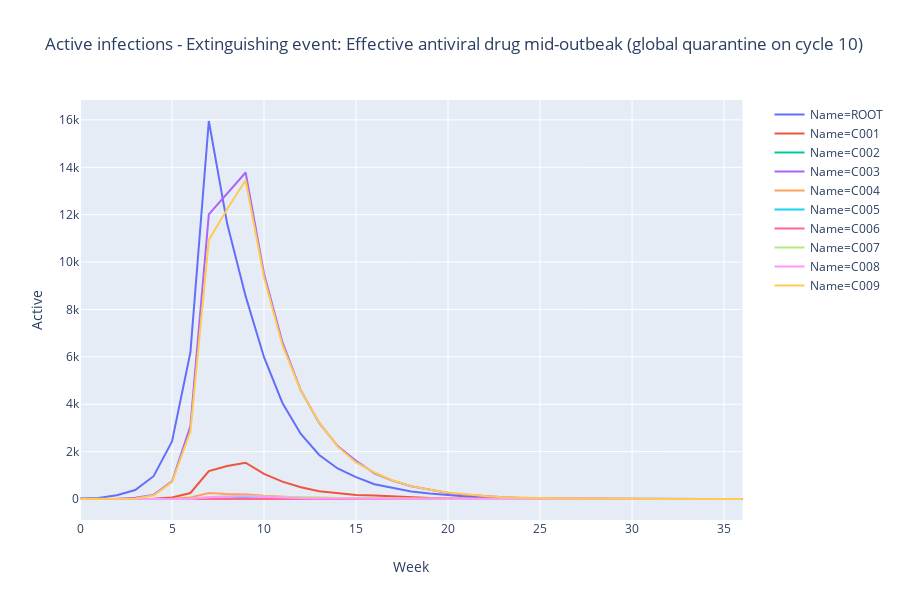
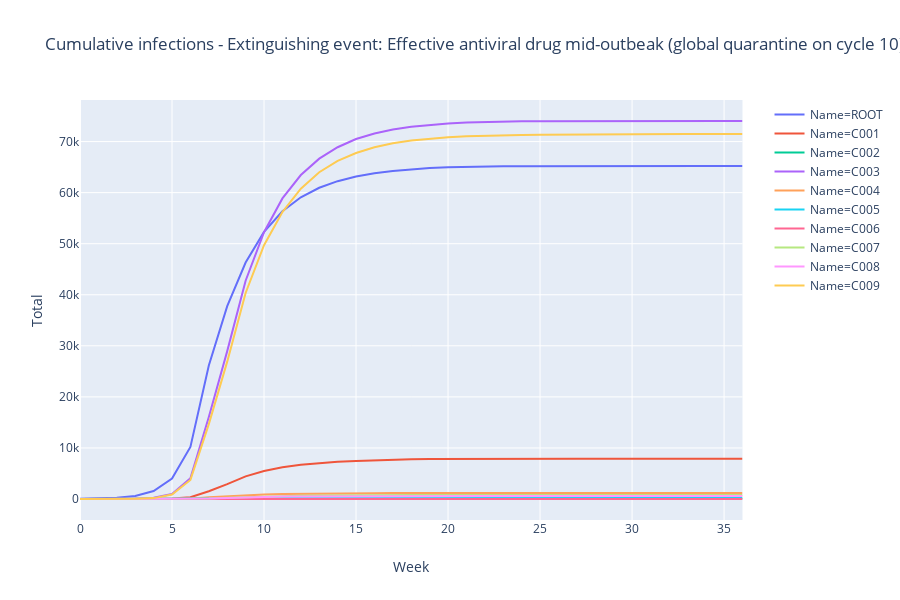
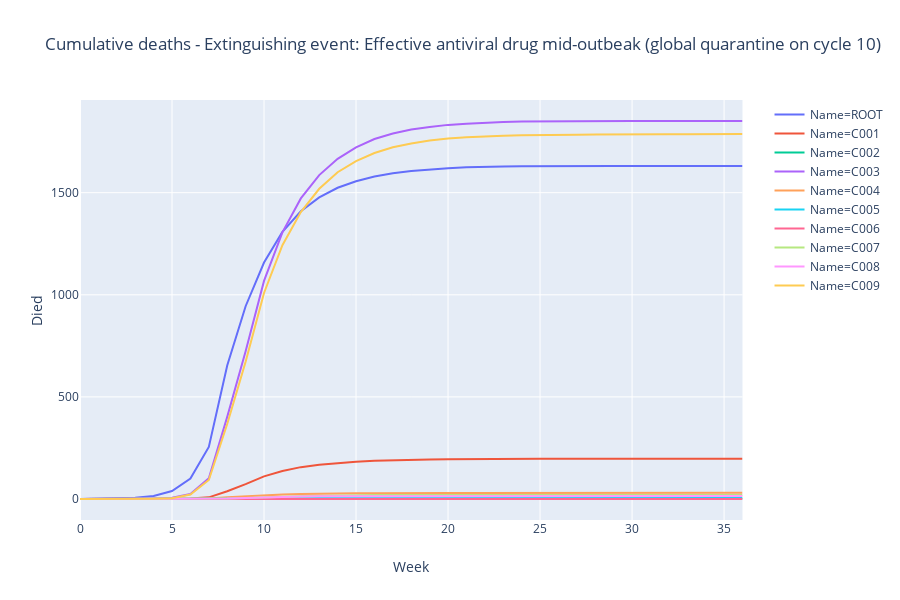

Notebook code for these charts, in order:
### Code cell
# run multi-center epidemic

# geographic parameters for pandemic model
geoParams = {"layout": "circular",        # "circular" or "linear"
             "radius": 1000.0,            # centers randomly in a circle around ROOT outbreak
             "numOthers": 9,             # number of centers simulated in addition to the ROOT where disease starts
             "distanceDecay": 80,         # probability of travel between centers = 
                                          #  exp(-1.0*distance/distanceDecay)
             "quarantineOnCycle": 10}     # -1 if no global quarantine

# epidemic parameters
epiParams = LateExtinguishing
PrintParams(epiParams)
if geoParams["quarantineOnCycle"] < 0:
    print("No global travel quarantine will be imposed")
else:
    print("Global travel quarantine will be imposed at cycle {}\n".format(geoParams["quarantineOnCycle"]))

CreateMap(epiParams, geoParams)
Pandemic(epiParams, geoParams, cycles=300)
PlotOutbreaks(centers)

### Figure 1 — Plotly figure (JSON) as saved in the notebook; plotly's stock layout.template omitted (floating-point values rounded to 4 significant figures)
{"data": [{"hoverlabel": {"namelength": 0}, "hovertemplate": "Name=ROOT<br>Week=%{x}<br>Active=%{y}", "legendgroup": "Name=ROOT", "line": {"color": "#636efa", "dash": "solid"}, "mode": "lines", "name": "Name=ROOT", "showlegend": true, "type": "scatter", "x": [0, 1, 2, 3, 4, 5, 6, 7, 8, 9, 10, 11, 12, 13, 14, 15, 16, 17, 18, 19, 20, 21, 22, 23, 24, 25, 26, 27, 28, 29, 30, 31, 32, 33, 34, 35, 36], "xaxis": "x", "y": [20, 41, 155, 380, 963, 2429, 6191, 15954, 11614, 8562, 5983, 4054, 2742, 1858, 1287, 922, 624, 465, 320, 229, 152, 106, 64, 38, 26, 19, 14, 7, 4, 3, 1, 1, 0, 0, 0, 0, 0], "yaxis": "y"}, {"hoverlabel": {"namelength": 0}, "hovertemplate": "Name=C001<br>Week=%{x}<br>Active=%{y}", "legendgroup": "Name=C001", "line": {"color": "#EF553B", "dash": "solid"}, "mode": "lines", "name": "Name=C001", "showlegend": true, "type": "scatter", "x": [0, 1, 2, 3, 4, 5, 6, 7, 8, 9, 10, 11, 12, 13, 14, 15, 16, 17, 18, 19, 20, 21, 22, 23, 24, 25, 26, 27, 28, 29, 30, 31, 32, 33, 34, 35, 36], "xaxis": "x", "y": [0, 0, 0, 3, 14, 63, 253, 1176, 1395, 1532, 1057, 731, 494, 327, 245, 173, 145, 100, 70, 41, 26, 15, 11, 7, 6, 3, 1, 1, 1, 1, 1, 2, 1, 0, 0, 0, 0], "yaxis": "y"}, {"hoverlabel": {"namelength": 0}, "hovertemplate": "Name=C002<br>Week=%{x}<br>Active=%{y}", "legendgroup": "Name=C002", "line": {"color": "#00cc96", "dash": "solid"}, "mode": "lines", "name": "Name=C002", "showlegend": true, "type": "scatter", "x": [0, 1, 2, 3, 4, 5, 6, 7, 8, 9, 10, 11, 12, 13, 14, 15, 16, 17, 18, 19, 20, 21, 22, 23, 24, 25, 26, 27, 28, 29, 30, 31, 32, 33, 34, 35, 36], "xaxis": "x", "y": [0, 0, 0, 0, 0, 0, 3, 9, 11, 10, 5, 4, 1, 0, 0, 0, 0, 0, 0, 0, 0, 0, 0, 0, 0, 0, 0, 0, 0, 0, 0, 0, 0, 0, 0, 0, 0], "yaxis": "y"}, {"hoverlabel": {"namelength": 0}, "hovertemplate": "Name=C003<br>Week=%{x}<br>Active=%{y}", "legendgroup": "Name=C003", "line": {"color": "#ab63fa", "dash": "solid"}, "mode": "lines", "name": "Name=C003", "showlegend": true, "type": "scatter", "x": [0, 1, 2, 3, 4, 5, 6, 7, 8, 9, 10, 11, 12, 13, 14, 15, 16, 17, 18, 19, 20, 21, 22, 23, 24, 25, 26, 27, 28, 29, 30, 31, 32, 33, 34, 35, 36], "xaxis": "x", "y": [0, 2, 13, 48, 173, 745, 3079, 12013, 12887, 13779, 9511, 6617, 4578, 3208, 2237, 1616, 1081, 770, 541, 385, 256, 182, 123, 71, 45, 31, 17, 10, 6, 2, 2, 1, 0, 0, 0, 0, 0], "yaxis": "y"}, {"hoverlabel": {"namelength": 0}, "hovertemplate": "Name=C004<br>Week=%{x}<br>Active=%{y}", "legendgroup": "Name=C004", "line": {"color": "#FFA15A", "dash": "solid"}, "mode": "lines", "name": "Name=C004", "showlegend": true, "type": "scatter", "x": [0, 1, 2, 3, 4, 5, 6, 7, 8, 9, 10, 11, 12, 13, 14, 15, 16, 17, 18, 19, 20, 21, 22, 23, 24, 25, 26, 27, 28, 29, 30, 31, 32, 33, 34, 35, 36], "xaxis": "x", "y": [0, 0, 0, 0, 1, 7, 63, 249, 209, 201, 142, 92, 63, 49, 33, 23, 18, 9, 6, 6, 4, 5, 5, 4, 3, 3, 2, 1, 0, 0, 0, 0, 0, 0, 0, 0, 0], "yaxis": "y"}, {"hoverlabel": {"namelength": 0}, "hovertemplate": "Name=C005<br>Week=%{x}<br>Active=%{y}", "legendgroup": "Name=C005", "line": {"color": "#19d3f3", "dash": "solid"}, "mode": "lines", "name": "Name=C005", "showlegend": true, "type": "scatter", "x": [0, 1, 2, 3, 4, 5, 6, 7, 8, 9, 10, 11, 12, 13, 14, 15, 16, 17, 18, 19, 20, 21, 22, 23, 24, 25, 26, 27, 28, 29, 30, 31, 32, 33, 34, 35, 36], "xaxis": "x", "y": [0, 0, 0, 0, 0, 0, 4, 36, 43, 41, 23, 16, 8, 4, 4, 3, 2, 1, 1, 0, 0, 0, 0, 0, 0, 0, 0, 0, 0, 0, 0, 0, 0, 0, 0, 0, 0], "yaxis": "y"}, {"hoverlabel": {"namelength": 0}, "hovertemplate": "Name=C006<br>Week=%{x}<br>Active=%{y}", "legendgroup": "Name=C006", "line": {"color": "#FF6692", "dash": "solid"}, "mode": "lines", "name": "Name=C006", "showlegend": true, "type": "scatter", "x": [0, 1, 2, 3, 4, 5, 6, 7, 8, 9, 10, 11, 12, 13, 14, 15, 16, 17, 18, 19, 20, 21, 22, 23, 24, 25, 26, 27, 28, 29, 30, 31, 32, 33, 34, 35, 36], "xaxis": "x", "y": [0, 0, 0, 0, 0, 0, 0, 0, 1, 1, 1, 2, 1, 1, 0, 0, 0, 0, 0, 0, 0, 0, 0, 0, 0, 0, 0, 0, 0, 0, 0, 0, 0, 0, 0, 0, 0], "yaxis": "y"}, {"hoverlabel": {"namelength": 0}, "hovertemplate": "Name=C007<br>Week=%{x}<br>Active=%{y}", "legendgroup": "Name=C007", "line": {"color": "#B6E880", "dash": "solid"}, "mode": "lines", "name": "Name=C007", "showlegend": true, "type": "scatter", "x": [0, 1, 2, 3, 4, 5, 6, 7, 8, 9, 10, 11, 12, 13, 14, 15, 16, 17, 18, 19, 20, 21, 22, 23, 24, 25, 26, 27, 28, 29, 30, 31, 32, 33, 34, 35, 36], "xaxis": "x", "y": [0, 0, 0, 0, 0, 2, 14, 85, 119, 140, 110, 89, 59, 51, 41, 35, 24, 15, 10, 4, 3, 1, 0, 0, 0, 0, 0, 0, 0, 0, 0, 0, 0, 0, 0, 0, 0], "yaxis": "y"}, {"hoverlabel": {"namelength": 0}, "hovertemplate": "Name=C008<br>Week=%{x}<br>Active=%{y}", "legendgroup": "Name=C008", "line": {"color": "#FF97FF", "dash": "solid"}, "mode": "lines", "name": "Name=C008", "showlegend": true, "type": "scatter", "x": [0, 1, 2, 3, 4, 5, 6, 7, 8, 9, 10, 11, 12, 13, 14, 15, 16, 17, 18, 19, 20, 21, 22, 23, 24, 25, 26, 27, 28, 29, 30, 31, 32, 33, 34, 35, 36], "xaxis": "x", "y": [0, 0, 0, 0, 0, 5, 14, 74, 97, 125, 96, 58, 33, 21, 19, 17, 14, 8, 3, 3, 2, 1, 0, 0, 0, 0, 0, 0, 0, 0, 0, 0, 0, 0, 0, 0, 0], "yaxis": "y"}, {"hoverlabel": {"namelength": 0}, "hovertemplate": "Name=C009<br>Week=%{x}<br>Active=%{y}", "legendgroup": "Name=C009", "line": {"color": "#FECB52", "dash": "solid"}, "mode": "lines", "name": "Name=C009", "showlegend": true, "type": "scatter", "x": [0, 1, 2, 3, 4, 5, 6, 7, 8, 9, 10, 11, 12, 13, 14, 15, 16, 17, 18, 19, 20, 21, 22, 23, 24, 25, 26, 27, 28, 29, 30, 31, 32, 33, 34, 35, 36], "xaxis": "x", "y": [0, 0, 3, 23, 148, 716, 2845, 10928, 12237, 13451, 9362, 6491, 4563, 3233, 2210, 1545, 1118, 780, 544, 390, 271, 195, 126, 77, 50, 41, 31, 22, 25, 15, 10, 6, 4, 4, 2, 2, 1], "yaxis": "y"}], "layout": {"height": 600, "legend": {"tracegroupgap": 0}, "title": {"text": "Active infections - Extinguishing event: Effective antiviral drug mid-outbeak (global quarantine on cycle 10)"}, "xaxis": {"anchor": "y", "domain": [0, 0.98], "title": {"text": "Week"}}, "yaxis": {"anchor": "x", "domain": [0, 1], "title": {"text": "Active"}}}}

### Figure 2 — Plotly figure (JSON) as saved in the notebook; plotly's stock layout.template omitted (floating-point values rounded to 4 significant figures)
{"data": [{"hoverlabel": {"namelength": 0}, "hovertemplate": "Name=ROOT<br>Week=%{x}<br>Total=%{y}", "legendgroup": "Name=ROOT", "line": {"color": "#636efa", "dash": "solid"}, "mode": "lines", "name": "Name=ROOT", "showlegend": true, "type": "scatter", "x": [0, 1, 2, 3, 4, 5, 6, 7, 8, 9, 10, 11, 12, 13, 14, 15, 16, 17, 18, 19, 20, 21, 22, 23, 24, 25, 26, 27, 28, 29, 30, 31, 32, 33, 34, 35, 36], "xaxis": "x", "y": [30, 72, 226, 606, 1569, 3998, 10189, 26143, 37757, 46319, 52302, 56356, 59098, 60956, 62244, 63165, 63789, 64254, 64573, 64802, 64954, 65061, 65125, 65162, 65188, 65208, 65221, 65229, 65233, 65235, 65237, 65238, 65238, 65238, 65238, 65238, 65238], "yaxis": "y"}, {"hoverlabel": {"namelength": 0}, "hovertemplate": "Name=C001<br>Week=%{x}<br>Total=%{y}", "legendgroup": "Name=C001", "line": {"color": "#EF553B", "dash": "solid"}, "mode": "lines", "name": "Name=C001", "showlegend": true, "type": "scatter", "x": [0, 1, 2, 3, 4, 5, 6, 7, 8, 9, 10, 11, 12, 13, 14, 15, 16, 17, 18, 19, 20, 21, 22, 23, 24, 25, 26, 27, 28, 29, 30, 31, 32, 33, 34, 35, 36], "xaxis": "x", "y": [0, 0, 0, 3, 16, 79, 333, 1508, 2904, 4436, 5493, 6223, 6718, 7045, 7289, 7462, 7608, 7708, 7778, 7818, 7844, 7860, 7870, 7878, 7883, 7887, 7887, 7889, 7890, 7891, 7892, 7893, 7894, 7894, 7894, 7894, 7894], "yaxis": "y"}, {"hoverlabel": {"namelength": 0}, "hovertemplate": "Name=C002<br>Week=%{x}<br>Total=%{y}", "legendgroup": "Name=C002", "line": {"color": "#00cc96", "dash": "solid"}, "mode": "lines", "name": "Name=C002", "showlegend": true, "type": "scatter", "x": [0, 1, 2, 3, 4, 5, 6, 7, 8, 9, 10, 11, 12, 13, 14, 15, 16, 17, 18, 19, 20, 21, 22, 23, 24, 25, 26, 27, 28, 29, 30, 31, 32, 33, 34, 35, 36], "xaxis": "x", "y": [0, 0, 0, 0, 0, 0, 3, 12, 23, 33, 39, 42, 44, 44, 44, 44, 44, 44, 44, 44, 44, 44, 44, 44, 44, 44, 44, 44, 44, 44, 44, 44, 44, 44, 44, 44, 44], "yaxis": "y"}, {"hoverlabel": {"namelength": 0}, "hovertemplate": "Name=C003<br>Week=%{x}<br>Total=%{y}", "legendgroup": "Name=C003", "line": {"color": "#ab63fa", "dash": "solid"}, "mode": "lines", "name": "Name=C003", "showlegend": true, "type": "scatter", "x": [0, 1, 2, 3, 4, 5, 6, 7, 8, 9, 10, 11, 12, 13, 14, 15, 16, 17, 18, 19, 20, 21, 22, 23, 24, 25, 26, 27, 28, 29, 30, 31, 32, 33, 34, 35, 36], "xaxis": "x", "y": [0, 2, 15, 62, 236, 980, 4058, 16071, 28959, 42738, 52248, 58865, 63443, 66651, 68888, 70504, 71585, 72355, 72896, 73280, 73536, 73718, 73841, 73913, 73958, 73989, 74006, 74016, 74022, 74024, 74027, 74027, 74028, 74028, 74028, 74028, 74028], "yaxis": "y"}, {"hoverlabel": {"namelength": 0}, "hovertemplate": "Name=C004<br>Week=%{x}<br>Total=%{y}", "legendgroup": "Name=C004", "line": {"color": "#FFA15A", "dash": "solid"}, "mode": "lines", "name": "Name=C004", "showlegend": true, "type": "scatter", "x": [0, 1, 2, 3, 4, 5, 6, 7, 8, 9, 10, 11, 12, 13, 14, 15, 16, 17, 18, 19, 20, 21, 22, 23, 24, 25, 26, 27, 28, 29, 30, 31, 32, 33, 34, 35, 36], "xaxis": "x", "y": [0, 0, 0, 0, 1, 8, 71, 320, 529, 730, 872, 964, 1027, 1077, 1110, 1133, 1150, 1159, 1166, 1172, 1175, 1180, 1184, 1189, 1192, 1195, 1197, 1198, 1198, 1198, 1198, 1198, 1198, 1198, 1198, 1198, 1198], "yaxis": "y"}, {"hoverlabel": {"namelength": 0}, "hovertemplate": "Name=C005<br>Week=%{x}<br>Total=%{y}", "legendgroup": "Name=C005", "line": {"color": "#19d3f3", "dash": "solid"}, "mode": "lines", "name": "Name=C005", "showlegend": true, "type": "scatter", "x": [0, 1, 2, 3, 4, 5, 6, 7, 8, 9, 10, 11, 12, 13, 14, 15, 16, 17, 18, 19, 20, 21, 22, 23, 24, 25, 26, 27, 28, 29, 30, 31, 32, 33, 34, 35, 36], "xaxis": "x", "y": [0, 0, 0, 0, 0, 0, 4, 40, 82, 123, 146, 163, 170, 174, 178, 181, 184, 185, 186, 186, 186, 186, 186, 186, 186, 186, 186, 186, 186, 186, 186, 186, 186, 186, 186, 186, 186], "yaxis": "y"}, {"hoverlabel": {"namelength": 0}, "hovertemplate": "Name=C006<br>Week=%{x}<br>Total=%{y}", "legendgroup": "Name=C006", "line": {"color": "#FF6692", "dash": "solid"}, "mode": "lines", "name": "Name=C006", "showlegend": true, "type": "scatter", "x": [0, 1, 2, 3, 4, 5, 6, 7, 8, 9, 10, 11, 12, 13, 14, 15, 16, 17, 18, 19, 20, 21, 22, 23, 24, 25, 26, 27, 28, 29, 30, 31, 32, 33, 34, 35, 36], "xaxis": "x", "y": [0, 0, 0, 0, 0, 0, 0, 0, 1, 2, 3, 5, 6, 7, 7, 7, 7, 7, 7, 7, 7, 7, 7, 7, 7, 7, 7, 7, 7, 7, 7, 7, 7, 7, 7, 7, 7], "yaxis": "y"}, {"hoverlabel": {"namelength": 0}, "hovertemplate": "Name=C007<br>Week=%{x}<br>Total=%{y}", "legendgroup": "Name=C007", "line": {"color": "#B6E880", "dash": "solid"}, "mode": "lines", "name": "Name=C007", "showlegend": true, "type": "scatter", "x": [0, 1, 2, 3, 4, 5, 6, 7, 8, 9, 10, 11, 12, 13, 14, 15, 16, 17, 18, 19, 20, 21, 22, 23, 24, 25, 26, 27, 28, 29, 30, 31, 32, 33, 34, 35, 36], "xaxis": "x", "y": [0, 0, 0, 0, 0, 2, 16, 100, 221, 359, 470, 559, 618, 669, 710, 745, 769, 784, 794, 798, 801, 802, 802, 803, 803, 803, 803, 803, 803, 803, 803, 803, 803, 803, 803, 803, 803], "yaxis": "y"}, {"hoverlabel": {"namelength": 0}, "hovertemplate": "Name=C008<br>Week=%{x}<br>Total=%{y}", "legendgroup": "Name=C008", "line": {"color": "#FF97FF", "dash": "solid"}, "mode": "lines", "name": "Name=C008", "showlegend": true, "type": "scatter", "x": [0, 1, 2, 3, 4, 5, 6, 7, 8, 9, 10, 11, 12, 13, 14, 15, 16, 17, 18, 19, 20, 21, 22, 23, 24, 25, 26, 27, 28, 29, 30, 31, 32, 33, 34, 35, 36], "xaxis": "x", "y": [0, 0, 0, 0, 0, 5, 19, 92, 189, 315, 410, 468, 501, 522, 540, 558, 571, 579, 582, 585, 588, 589, 589, 590, 590, 590, 590, 590, 590, 590, 590, 590, 590, 590, 590, 590, 590], "yaxis": "y"}, {"hoverlabel": {"namelength": 0}, "hovertemplate": "Name=C009<br>Week=%{x}<br>Total=%{y}", "legendgroup": "Name=C009", "line": {"color": "#FECB52", "dash": "solid"}, "mode": "lines", "name": "Name=C009", "showlegend": true, "type": "scatter", "x": [0, 1, 2, 3, 4, 5, 6, 7, 8, 9, 10, 11, 12, 13, 14, 15, 16, 17, 18, 19, 20, 21, 22, 23, 24, 25, 26, 27, 28, 29, 30, 31, 32, 33, 34, 35, 36], "xaxis": "x", "y": [0, 0, 3, 26, 174, 890, 3735, 14663, 26900, 40350, 49713, 56205, 60767, 64000, 66210, 67755, 68873, 69654, 70197, 70587, 70859, 71053, 71179, 71256, 71306, 71347, 71378, 71399, 71424, 71439, 71449, 71455, 71459, 71463, 71466, 71467, 71468], "yaxis": "y"}], "layout": {"height": 600, "legend": {"tracegroupgap": 0}, "title": {"text": "Cumulative infections - Extinguishing event: Effective antiviral drug mid-outbeak (global quarantine on cycle 10)"}, "xaxis": {"anchor": "y", "domain": [0, 0.98], "title": {"text": "Week"}}, "yaxis": {"anchor": "x", "domain": [0, 1], "title": {"text": "Total"}}}}

### Figure 3 — Plotly figure (JSON) as saved in the notebook; plotly's stock layout.template omitted (floating-point values rounded to 4 significant figures)
{"data": [{"hoverlabel": {"namelength": 0}, "hovertemplate": "Name=ROOT<br>Week=%{x}<br>Died=%{y}", "legendgroup": "Name=ROOT", "line": {"color": "#636efa", "dash": "solid"}, "mode": "lines", "name": "Name=ROOT", "showlegend": true, "type": "scatter", "x": [0, 1, 2, 3, 4, 5, 6, 7, 8, 9, 10, 11, 12, 13, 14, 15, 16, 17, 18, 19, 20, 21, 22, 23, 24, 25, 26, 27, 28, 29, 30, 31, 32, 33, 34, 35, 36], "xaxis": "x", "y": [0, 1, 2, 6, 15, 39, 100, 255, 654, 944, 1158, 1308, 1409, 1477, 1524, 1556, 1579, 1595, 1606, 1614, 1620, 1624, 1627, 1628, 1629, 1630, 1630, 1631, 1631, 1631, 1631, 1631, 1631, 1631, 1631, 1631, 1631], "yaxis": "y"}, {"hoverlabel": {"namelength": 0}, "hovertemplate": "Name=C001<br>Week=%{x}<br>Died=%{y}", "legendgroup": "Name=C001", "line": {"color": "#EF553B", "dash": "solid"}, "mode": "lines", "name": "Name=C001", "showlegend": true, "type": "scatter", "x": [0, 1, 2, 3, 4, 5, 6, 7, 8, 9, 10, 11, 12, 13, 14, 15, 16, 17, 18, 19, 20, 21, 22, 23, 24, 25, 26, 27, 28, 29, 30, 31, 32, 33, 34, 35, 36], "xaxis": "x", "y": [0, 0, 0, 0, 0, 0, 2, 8, 38, 73, 111, 137, 156, 168, 176, 182, 187, 190, 193, 194, 195, 196, 196, 197, 197, 197, 197, 197, 197, 197, 197, 197, 197, 197, 197, 197, 197], "yaxis": "y"}, {"hoverlabel": {"namelength": 0}, "hovertemplate": "Name=C002<br>Week=%{x}<br>Died=%{y}", "legendgroup": "Name=C002", "line": {"color": "#00cc96", "dash": "solid"}, "mode": "lines", "name": "Name=C002", "showlegend": true, "type": "scatter", "x": [0, 1, 2, 3, 4, 5, 6, 7, 8, 9, 10, 11, 12, 13, 14, 15, 16, 17, 18, 19, 20, 21, 22, 23, 24, 25, 26, 27, 28, 29, 30, 31, 32, 33, 34, 35, 36], "xaxis": "x", "y": [0, 0, 0, 0, 0, 0, 0, 0, 0, 1, 1, 1, 1, 1, 1, 1, 1, 1, 1, 1, 1, 1, 1, 1, 1, 1, 1, 1, 1, 1, 1, 1, 1, 1, 1, 1, 1], "yaxis": "y"}, {"hoverlabel": {"namelength": 0}, "hovertemplate": "Name=C003<br>Week=%{x}<br>Died=%{y}", "legendgroup": "Name=C003", "line": {"color": "#ab63fa", "dash": "solid"}, "mode": "lines", "name": "Name=C003", "showlegend": true, "type": "scatter", "x": [0, 1, 2, 3, 4, 5, 6, 7, 8, 9, 10, 11, 12, 13, 14, 15, 16, 17, 18, 19, 20, 21, 22, 23, 24, 25, 26, 27, 28, 29, 30, 31, 32, 33, 34, 35, 36], "xaxis": "x", "y": [0, 0, 0, 0, 2, 6, 24, 101, 402, 724, 1068, 1306, 1472, 1586, 1666, 1722, 1763, 1790, 1809, 1822, 1832, 1838, 1843, 1846, 1848, 1849, 1850, 1850, 1850, 1851, 1851, 1851, 1851, 1851, 1851, 1851, 1851], "yaxis": "y"}, {"hoverlabel": {"namelength": 0}, "hovertemplate": "Name=C004<br>Week=%{x}<br>Died=%{y}", "legendgroup": "Name=C004", "line": {"color": "#FFA15A", "dash": "solid"}, "mode": "lines", "name": "Name=C004", "showlegend": true, "type": "scatter", "x": [0, 1, 2, 3, 4, 5, 6, 7, 8, 9, 10, 11, 12, 13, 14, 15, 16, 17, 18, 19, 20, 21, 22, 23, 24, 25, 26, 27, 28, 29, 30, 31, 32, 33, 34, 35, 36], "xaxis": "x", "y": [0, 0, 0, 0, 0, 0, 0, 2, 8, 13, 18, 22, 24, 26, 27, 28, 28, 29, 29, 29, 29, 29, 29, 30, 30, 30, 30, 30, 30, 30, 30, 30, 30, 30, 30, 30, 30], "yaxis": "y"}, {"hoverlabel": {"namelength": 0}, "hovertemplate": "Name=C005<br>Week=%{x}<br>Died=%{y}", "legendgroup": "Name=C005", "line": {"color": "#19d3f3", "dash": "solid"}, "mode": "lines", "name": "Name=C005", "showlegend": true, "type": "scatter", "x": [0, 1, 2, 3, 4, 5, 6, 7, 8, 9, 10, 11, 12, 13, 14, 15, 16, 17, 18, 19, 20, 21, 22, 23, 24, 25, 26, 27, 28, 29, 30, 31, 32, 33, 34, 35, 36], "xaxis": "x", "y": [0, 0, 0, 0, 0, 0, 0, 0, 1, 2, 3, 4, 4, 4, 4, 4, 5, 5, 5, 5, 5, 5, 5, 5, 5, 5, 5, 5, 5, 5, 5, 5, 5, 5, 5, 5, 5], "yaxis": "y"}, {"hoverlabel": {"namelength": 0}, "hovertemplate": "Name=C006<br>Week=%{x}<br>Died=%{y}", "legendgroup": "Name=C006", "line": {"color": "#FF6692", "dash": "solid"}, "mode": "lines", "name": "Name=C006", "showlegend": true, "type": "scatter", "x": [0, 1, 2, 3, 4, 5, 6, 7, 8, 9, 10, 11, 12, 13, 14, 15, 16, 17, 18, 19, 20, 21, 22, 23, 24, 25, 26, 27, 28, 29, 30, 31, 32, 33, 34, 35, 36], "xaxis": "x", "y": [0, 0, 0, 0, 0, 0, 0, 0, 0, 0, 0, 0, 0, 0, 0, 0, 0, 0, 0, 0, 0, 0, 0, 0, 0, 0, 0, 0, 0, 0, 0, 0, 0, 0, 0, 0, 0], "yaxis": "y"}, {"hoverlabel": {"namelength": 0}, "hovertemplate": "Name=C007<br>Week=%{x}<br>Died=%{y}", "legendgroup": "Name=C007", "line": {"color": "#B6E880", "dash": "solid"}, "mode": "lines", "name": "Name=C007", "showlegend": true, "type": "scatter", "x": [0, 1, 2, 3, 4, 5, 6, 7, 8, 9, 10, 11, 12, 13, 14, 15, 16, 17, 18, 19, 20, 21, 22, 23, 24, 25, 26, 27, 28, 29, 30, 31, 32, 33, 34, 35, 36], "xaxis": "x", "y": [0, 0, 0, 0, 0, 0, 0, 0, 3, 5, 9, 12, 14, 15, 17, 18, 19, 19, 20, 20, 20, 20, 20, 20, 20, 20, 20, 20, 20, 20, 20, 20, 20, 20, 20, 20, 20], "yaxis": "y"}, {"hoverlabel": {"namelength": 0}, "hovertemplate": "Name=C008<br>Week=%{x}<br>Died=%{y}", "legendgroup": "Name=C008", "line": {"color": "#FF97FF", "dash": "solid"}, "mode": "lines", "name": "Name=C008", "showlegend": true, "type": "scatter", "x": [0, 1, 2, 3, 4, 5, 6, 7, 8, 9, 10, 11, 12, 13, 14, 15, 16, 17, 18, 19, 20, 21, 22, 23, 24, 25, 26, 27, 28, 29, 30, 31, 32, 33, 34, 35, 36], "xaxis": "x", "y": [0, 0, 0, 0, 0, 0, 0, 0, 2, 5, 8, 10, 12, 13, 13, 14, 14, 14, 14, 15, 15, 15, 15, 15, 15, 15, 15, 15, 15, 15, 15, 15, 15, 15, 15, 15, 15], "yaxis": "y"}, {"hoverlabel": {"namelength": 0}, "hovertemplate": "Name=C009<br>Week=%{x}<br>Died=%{y}", "legendgroup": "Name=C009", "line": {"color": "#FECB52", "dash": "solid"}, "mode": "lines", "name": "Name=C009", "showlegend": true, "type": "scatter", "x": [0, 1, 2, 3, 4, 5, 6, 7, 8, 9, 10, 11, 12, 13, 14, 15, 16, 17, 18, 19, 20, 21, 22, 23, 24, 25, 26, 27, 28, 29, 30, 31, 32, 33, 34, 35, 36], "xaxis": "x", "y": [0, 0, 0, 0, 1, 4, 22, 93, 367, 672, 1009, 1243, 1405, 1519, 1600, 1655, 1694, 1722, 1741, 1755, 1765, 1771, 1776, 1779, 1781, 1783, 1784, 1784, 1785, 1786, 1786, 1786, 1786, 1786, 1787, 1787, 1787], "yaxis": "y"}], "layout": {"height": 600, "legend": {"tracegroupgap": 0}, "title": {"text": "Cumulative deaths - Extinguishing event: Effective antiviral drug mid-outbeak (global quarantine on cycle 10)"}, "xaxis": {"anchor": "y", "domain": [0, 0.98], "title": {"text": "Week"}}, "yaxis": {"anchor": "x", "domain": [0, 1], "title": {"text": "Died"}}}}
